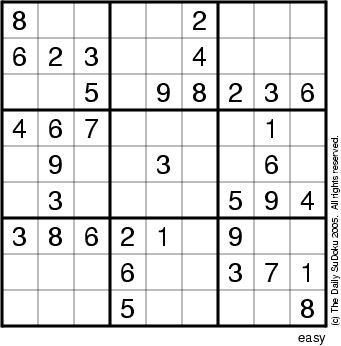
#> input picture Algorithms/Thresholding/original.JPG, 341 x 346 px
$ python thresholding.py
#> lines starting #> are read from the running program, lines starting #| are printed output that depends on the picture; after the words box and inside, x2 and y2 are one past the last pixel; in counts of white or black regions, pixels touching at a corner belong together
#Thresholding
#ADAPTIVE_THRESH_MEAN)C:mean of neighbourhood gives thrshold value
#ADAPTIVE_THRESH_GAUSSIAN_C:threshold value is the weighted sum of neighbourhood values where weights are a gaussian window.

#cv2.adaptiveThreshold(src, maxValue, adaptiveMethod, thresholdType, blockSize, C)
#C is the constant to be subtracted from mean/weighted mean
#For more details:https://www.tutorialspoint.com/opencv/opencv_adaptive_threshold.htm


import cv2
import numpy as np
from matplotlib import pyplot as plt

img=cv2.imread('original.JPG',0)
#> img is the input picture: shape (346, 341); min 0, max 255, mean 224.6
img=cv2.GaussianBlur(img,(5,5),0)
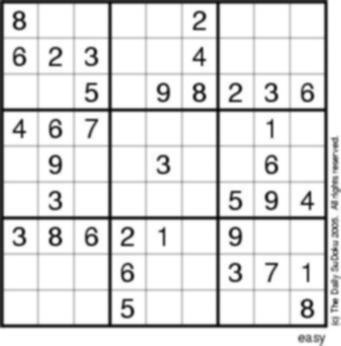
#> img: shape (346, 341); min 12, max 255, mean 224.5

ret,th1=cv2.threshold(img,127,255,cv2.THRESH_BINARY)
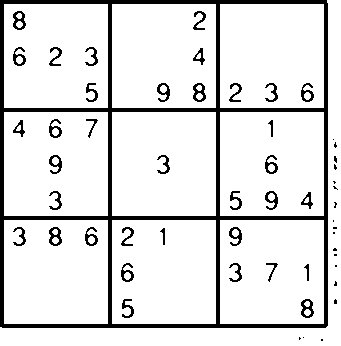
#> th1: shape (346, 341); 88.3% white; 54 black regions (18 under 20 px), largest, box (x1, y1, x2, y2) and area: (0, 0, 328, 328) 10232, (193, 83, 206, 102) 133, (49, 227, 62, 246) 133
th2=cv2.adaptiveThreshold(img,255,cv2.ADAPTIVE_THRESH_MEAN_C,cv2.THRESH_BINARY,11,2)
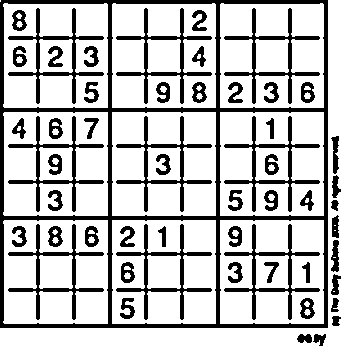
#> th2: shape (346, 341); 75% white; 55 black regions, largest, box (x1, y1, x2, y2) and area: (0, 0, 328, 328) 10322, (8, 8, 104, 104) 1364, (116, 8, 212, 104) 1364
th3=cv2.adaptiveThreshold(img,255,cv2.ADAPTIVE_THRESH_GAUSSIAN_C,cv2.THRESH_BINARY,11,2)
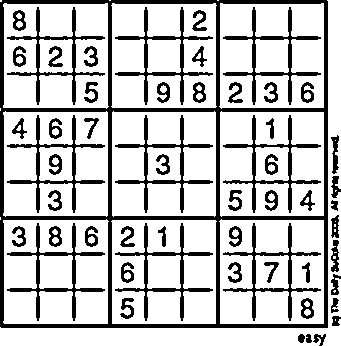
#> th3: shape (346, 341); 76.6% white; 56 black regions, largest, box (x1, y1, x2, y2) and area: (0, 0, 328, 328) 10165, (223, 7, 321, 105) 1317, (7, 223, 105, 321) 1317


titles=['Original Image','Global Thresholding','Adaptive_mean','Adaptive_gaussian']
images=[img,th1,th2,th3]

for i in range(4):
    plt.subplot(2,2,i+1),plt.imshow(images[i],'gray')
    plt.title(titles[i])
    plt.xticks([]),plt.yticks([])
plt.show()
